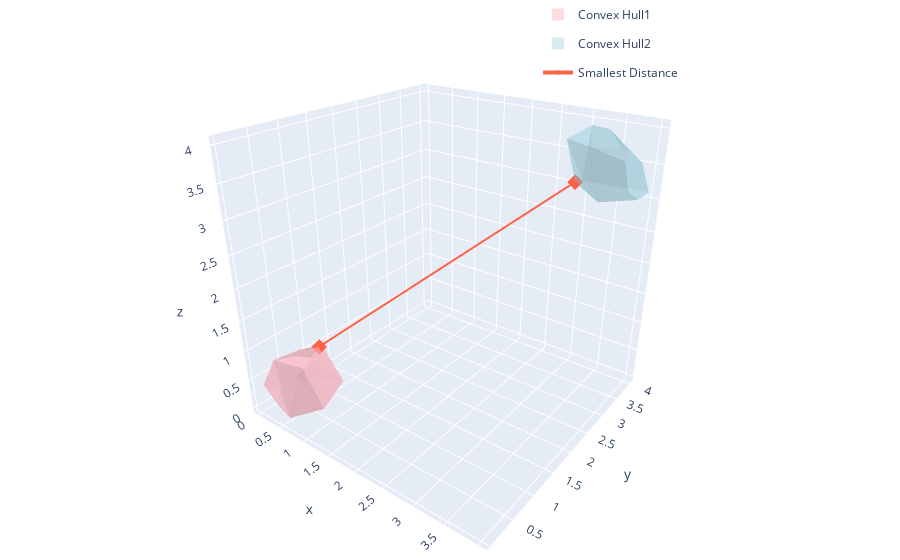

Notebook code for this chart:
### Code cell
simplex1 = hull1.simplices
simplex2 = hull2.simplices
fig = go.Figure()
for i in range(simplex1.shape[0]):
    if i == 0:
        fig.add_trace(go.Mesh3d(x=points1[simplex1[i], 0],
                                y=points1[simplex1[i], 1],
                                z=points1[simplex1[i], 2],
                                color='lightpink',
                                opacity=0.5,
                                legendgroup='Convex Hull1',
                                name='Convex Hull1',
                                showlegend=True))
    else:
        fig.add_trace(go.Mesh3d(x=points1[simplex1[i], 0],
                                y=points1[simplex1[i], 1],
                                z=points1[simplex1[i], 2],
                                color='lightpink',
                                opacity=0.5,
                                legendgroup='Convex Hull1',
                                name='Convex Hull1',
                                showlegend=False))
    
for i in range(simplex2.shape[0]):
    if i == 0:
        fig.add_trace(go.Mesh3d(x=points2[simplex2[i], 0],
                                y=points2[simplex2[i], 1],
                                z=points2[simplex2[i], 2],
                                color='lightblue',
                                opacity=0.5,
                                legendgroup='Convex Hull2',
                                name='Convex Hull2',
                                showlegend=True))
    else:
        fig.add_trace(go.Mesh3d(x=points2[simplex2[i], 0],
                                y=points2[simplex2[i], 1],
                                z=points2[simplex2[i], 2],
                                color='lightblue',
                                opacity=0.5,
                                legendgroup='Convex Hull2',
                                name='Convex Hull2',
                                showlegend=False))

fig.add_trace(go.Scatter3d(x=optimal_dots[:, 0],
                           y=optimal_dots[:, 1],
                           z=optimal_dots[:, 2],
                           marker=dict(size=4,
                                       color='tomato',
                                       symbol='diamond'),
                           line=dict(color='tomato',
                                     width=4),
                           legendgroup="Smallest Distance",
                           name="Smallest Distance"))
fig.update_layout(scene_camera=dict(eye=dict(x=1.2, y=-1.6, z=1.0)), 
                  margin=dict(t=0, r=10, l=10, b=10),
                  legend=dict(x=0.6, y=1))
fig.show()

### Figure 1 — Plotly figure (JSON) as saved in the notebook; plotly's stock layout.template omitted (floating-point values rounded to 4 significant figures)
{"data": [{"color": "lightpink", "legendgroup": "Convex Hull1", "name": "Convex Hull1", "opacity": 0.5, "showlegend": true, "type": "mesh3d", "x": [0.5743, 0.04917, 0.03411], "y": [0.07439, 0.6809, 0.3559], "z": [0.03968, 0.1874, 0.1056]}, {"color": "lightpink", "legendgroup": "Convex Hull1", "name": "Convex Hull1", "opacity": 0.5, "showlegend": false, "type": "mesh3d", "x": [0.5743, 0.04917, 0.9566], "y": [0.07439, 0.6809, 0.3985], "z": [0.03968, 0.1874, 0.1819]}, {"color": "lightpink", "legendgroup": "Convex Hull1", "name": "Convex Hull1", "opacity": 0.5, "showlegend": false, "type": "mesh3d", "x": [0.924, 0.04917, 0.9566], "y": [0.8472, 0.6809, 0.3985], "z": [0.3995, 0.1874, 0.1819]}, {"color": "lightpink", "legendgroup": "Convex Hull1", "name": "Convex Hull1", "opacity": 0.5, "showlegend": false, "type": "mesh3d", "x": [0.05706, 0.5743, 0.4026], "y": [0.073, 0.07439, 0.05664], "z": [0.4026, 0.03968, 0.9875]}, {"color": "lightpink", "legendgroup": "Convex Hull1", "name": "Convex Hull1", "opacity": 0.5, "showlegend": false, "type": "mesh3d", "x": [0.05706, 0.1244, 0.4026], "y": [0.073, 0.4091, 0.05664], "z": [0.4026, 0.7077, 0.9875]}, {"color": "lightpink", "legendgroup": "Convex Hull1", "name": "Convex Hull1", "opacity": 0.5, "showlegend": false, "type": "mesh3d", "x": [0.05706, 0.04917, 0.03411], "y": [0.073, 0.6809, 0.3559], "z": [0.4026, 0.1874, 0.1056]}, {"color": "lightpink", "legendgroup": "Convex Hull1", "name": "Convex Hull1", "opacity": 0.5, "showlegend": false, "type": "mesh3d", "x": [0.05706, 0.1244, 0.04917], "y": [0.073, 0.4091, 0.6809], "z": [0.4026, 0.7077, 0.1874]}, {"color": "lightpink", "legendgroup": "Convex Hull1", "name": "Convex Hull1", "opacity": 0.5, "showlegend": false, "type": "mesh3d", "x": [0.8651, 0.5743, 0.9566], "y": [0.1855, 0.07439, 0.3985], "z": [0.6101, 0.03968, 0.1819]}, {"color": "lightpink", "legendgroup": "Convex Hull1", "name": "Convex Hull1", "opacity": 0.5, "showlegend": false, "type": "mesh3d", "x": [0.573, 0.924, 0.1374], "y": [0.8173, 0.8472, 0.9495], "z": [0.8916, 0.3995, 0.4418]}, {"color": "lightpink", "legendgroup": "Convex Hull1", "name": "Convex Hull1", "opacity": 0.5, "showlegend": false, "type": "mesh3d", "x": [0.573, 0.924, 0.6455], "y": [0.8173, 0.8472, 0.6885], "z": [0.8916, 0.3995, 0.9774]}, {"color": "lightpink", "legendgroup": "Convex Hull1", "name": "Convex Hull1", "opacity": 0.5, "showlegend": false, "type": "mesh3d", "x": [0.523, 0.6455, 0.4026], "y": [0.7003, 0.6885, 0.05664], "z": [0.9291, 0.9774, 0.9875]}, {"color": "lightpink", "legendgroup": "Convex Hull1", "name": "Convex Hull1", "opacity": 0.5, "showlegend": false, "type": "mesh3d", "x": [0.523, 0.573, 0.6455], "y": [0.7003, 0.8173, 0.6885], "z": [0.9291, 0.8916, 0.9774]}, {"color": "lightpink", "legendgroup": "Convex Hull1", "name": "Convex Hull1", "opacity": 0.5, "showlegend": false, "type": "mesh3d", "x": [0.3556, 0.04917, 0.1374], "y": [0.8211, 0.6809, 0.9495], "z": [0.3115, 0.1874, 0.4418]}, {"color": "lightpink", "legendgroup": "Convex Hull1", "name": "Convex Hull1", "opacity": 0.5, "showlegend": false, "type": "mesh3d", "x": [0.3556, 0.924, 0.1374], "y": [0.8211, 0.8472, 0.9495], "z": [0.3115, 0.3995, 0.4418]}, {"color": "lightpink", "legendgroup": "Convex Hull1", "name": "Convex Hull1", "opacity": 0.5, "showlegend": false, "type": "mesh3d", "x": [0.3556, 0.924, 0.04917], "y": [0.8211, 0.8472, 0.6809], "z": [0.3115, 0.3995, 0.1874]}, {"color": "lightpink", "legendgroup": "Convex Hull1", "name": "Convex Hull1", "opacity": 0.5, "showlegend": false, "type": "mesh3d", "x": [0.1372, 0.04917, 0.1374], "y": [0.627, 0.6809, 0.9495], "z": [0.6468, 0.1874, 0.4418]}, {"color": "lightpink", "legendgroup": "Convex Hull1", "name": "Convex Hull1", "opacity": 0.5, "showlegend": false, "type": "mesh3d", "x": [0.1372, 0.1244, 0.04917], "y": [0.627, 0.4091, 0.6809], "z": [0.6468, 0.7077, 0.1874]}, {"color": "lightpink", "legendgroup": "Convex Hull1", "name": "Convex Hull1", "opacity": 0.5, "showlegend": false, "type": "mesh3d", "x": [0.2933, 0.5743, 0.03411], "y": [0.1078, 0.07439, 0.3559], "z": [0.1297, 0.03968, 0.1056]}, {"color": "lightpink", "legendgroup": "Convex Hull1", "name": "Convex Hull1", "opacity": 0.5, "showlegend": false, "type": "mesh3d", "x": [0.2933, 0.05706, 0.03411], "y": [0.1078, 0.073, 0.3559], "z": [0.1297, 0.4026, 0.1056]}, {"color": "lightpink", "legendgroup": "Convex Hull1", "name": "Convex Hull1", "opacity": 0.5, "showlegend": false, "type": "mesh3d", "x": [0.2933, 0.05706, 0.5743], "y": [0.1078, 0.073, 0.07439], "z": [0.1297, 0.4026, 0.03968]}, {"color": "lightpink", "legendgroup": "Convex Hull1", "name": "Convex Hull1", "opacity": 0.5, "showlegend": false, "type": "mesh3d", "x": [0.8837, 0.6455, 0.4026], "y": [0.1604, 0.6885, 0.05664], "z": [0.9867, 0.9774, 0.9875]}, {"color": "lightpink", "legendgroup": "Convex Hull1", "name": "Convex Hull1", "opacity": 0.5, "showlegend": false, "type": "mesh3d", "x": [0.8837, 0.5743, 0.4026], "y": [0.1604, 0.07439, 0.05664], "z": [0.9867, 0.03968, 0.9875]}, {"color": "lightpink", "legendgroup": "Convex Hull1", "name": "Convex Hull1", "opacity": 0.5, "showlegend": false, "type": "mesh3d", "x": [0.8837, 0.8651, 0.5743], "y": [0.1604, 0.1855, 0.07439], "z": [0.9867, 0.6101, 0.03968]}, {"color": "lightpink", "legendgroup": "Convex Hull1", "name": "Convex Hull1", "opacity": 0.5, "showlegend": false, "type": "mesh3d", "x": [0.8837, 0.8651, 0.9566], "y": [0.1604, 0.1855, 0.3985], "z": [0.9867, 0.6101, 0.1819]}, {"color": "lightpink", "legendgroup": "Convex Hull1", "name": "Convex Hull1", "opacity": 0.5, "showlegend": false, "type": "mesh3d", "x": [0.3496, 0.573, 0.1374], "y": [0.8321, 0.8173, 0.9495], "z": [0.7219, 0.8916, 0.4418]}, {"color": "lightpink", "legendgroup": "Convex Hull1", "name": "Convex Hull1", "opacity": 0.5, "showlegend": false, "type": "mesh3d", "x": [0.3496, 0.523, 0.573], "y": [0.8321, 0.7003, 0.8173], "z": [0.7219, 0.9291, 0.8916]}, {"color": "lightpink", "legendgroup": "Convex Hull1", "name": "Convex Hull1", "opacity": 0.5, "showlegend": false, "type": "mesh3d", "x": [0.3089, 0.1372, 0.1244], "y": [0.589, 0.627, 0.4091], "z": [0.8438, 0.6468, 0.7077]}, {"color": "lightpink", "legendgroup": "Convex Hull1", "name": "Convex Hull1", "opacity": 0.5, "showlegend": false, "type": "mesh3d", "x": [0.3089, 0.1244, 0.4026], "y": [0.589, 0.4091, 0.05664], "z": [0.8438, 0.7077, 0.9875]}, {"color": "lightpink", "legendgroup": "Convex Hull1", "name": "Convex Hull1", "opacity": 0.5, "showlegend": false, "type": "mesh3d", "x": [0.3089, 0.523, 0.4026], "y": [0.589, 0.7003, 0.05664], "z": [0.8438, 0.9291, 0.9875]}, {"color": "lightpink", "legendgroup": "Convex Hull1", "name": "Convex Hull1", "opacity": 0.5, "showlegend": false, "type": "mesh3d", "x": [0.3089, 0.3496, 0.523], "y": [0.589, 0.8321, 0.7003], "z": [0.8438, 0.7219, 0.9291]}, {"color": "lightpink", "legendgroup": "Convex Hull1", "name": "Convex Hull1", "opacity": 0.5, "showlegend": false, "type": "mesh3d", "x": [0.3089, 0.1372, 0.1374], "y": [0.589, 0.627, 0.9495], "z": [0.8438, 0.6468, 0.4418]}, {"color": "lightpink", "legendgroup": "Convex Hull1", "name": "Convex Hull1", "opacity": 0.5, "showlegend": false, "type": "mesh3d", "x": [0.3089, 0.3496, 0.1374], "y": [0.589, 0.8321, 0.9495], "z": [0.8438, 0.7219, 0.4418]}, {"color": "lightpink", "legendgroup": "Convex Hull1", "name": "Convex Hull1", "opacity": 0.5, "showlegend": false, "type": "mesh3d", "x": [0.8973, 0.924, 0.6455], "y": [0.4025, 0.8472, 0.6885], "z": [0.9316, 0.3995, 0.9774]}, {"color": "lightpink", "legendgroup": "Convex Hull1", "name": "Convex Hull1", "opacity": 0.5, "showlegend": false, "type": "mesh3d", "x": [0.8973, 0.8837, 0.6455], "y": [0.4025, 0.1604, 0.6885], "z": [0.9316, 0.9867, 0.9774]}, {"color": "lightpink", "legendgroup": "Convex Hull1", "name": "Convex Hull1", "opacity": 0.5, "showlegend": false, "type": "mesh3d", "x": [0.8973, 0.924, 0.9566], "y": [0.4025, 0.8472, 0.3985], "z": [0.9316, 0.3995, 0.1819]}, {"color": "lightpink", "legendgroup": "Convex Hull1", "name": "Convex Hull1", "opacity": 0.5, "showlegend": false, "type": "mesh3d", "x": [0.8973, 0.8837, 0.9566], "y": [0.4025, 0.1604, 0.3985], "z": [0.9316, 0.9867, 0.1819]}, {"color": "lightblue", "legendgroup": "Convex Hull2", "name": "Convex Hull2", "opacity": 0.5, "showlegend": true, "type": "mesh3d", "x": [3.716, 3.997, 3.008], "y": [3.994, 3.997, 3.917], "z": [3.139, 3.108, 3.109]}, {"color": "lightblue", "legendgroup": "Convex Hull2", "name": "Convex Hull2", "opacity": 0.5, "showlegend": false, "type": "mesh3d", "x": [3.132, 3.193, 3.008], "y": [3.089, 3.698, 3.917], "z": [3.924, 3.992, 3.109]}, {"color": "lightblue", "legendgroup": "Convex Hull2", "name": "Convex Hull2", "opacity": 0.5, "showlegend": false, "type": "mesh3d", "x": [3.132, 3.193, 3.523], "y": [3.089, 3.698, 3.009], "z": [3.924, 3.992, 3.896]}, {"color": "lightblue", "legendgroup": "Convex Hull2", "name": "Convex Hull2", "opacity": 0.5, "showlegend": false, "type": "mesh3d", "x": [3.436, 3.716, 3.997], "y": [3.746, 3.994, 3.997], "z": [3.962, 3.139, 3.108]}, {"color": "lightblue", "legendgroup": "Convex Hull2", "name": "Convex Hull2", "opacity": 0.5, "showlegend": false, "type": "mesh3d", "x": [3.436, 3.193, 3.008], "y": [3.746, 3.698, 3.917], "z": [3.962, 3.992, 3.109]}, {"color": "lightblue", "legendgroup": "Convex Hull2", "name": "Convex Hull2", "opacity": 0.5, "showlegend": false, "type": "mesh3d", "x": [3.436, 3.716, 3.008], "y": [3.746, 3.994, 3.917], "z": [3.962, 3.139, 3.109]}, {"color": "lightblue", "legendgroup": "Convex Hull2", "name": "Convex Hull2", "opacity": 0.5, "showlegend": false, "type": "mesh3d", "x": [3.436, 3.193, 3.523], "y": [3.746, 3.698, 3.009], "z": [3.962, 3.992, 3.896]}, {"color": "lightblue", "legendgroup": "Convex Hull2", "name": "Convex Hull2", "opacity": 0.5, "showlegend": false, "type": "mesh3d", "x": [3.436, 3.939, 3.523], "y": [3.746, 3.261, 3.009], "z": [3.962, 3.854, 3.896]}, {"color": "lightblue", "legendgroup": "Convex Hull2", "name": "Convex Hull2", "opacity": 0.5, "showlegend": false, "type": "mesh3d", "x": [3.24, 3.132, 3.523], "y": [3.221, 3.089, 3.009], "z": [3.315, 3.924, 3.896]}, {"color": "lightblue", "legendgroup": "Convex Hull2", "name": "Convex Hull2", "opacity": 0.5, "showlegend": false, "type": "mesh3d", "x": [3.24, 3.521, 3.008], "y": [3.221, 3.404, 3.917], "z": [3.315, 3.032, 3.109]}, {"color": "lightblue", "legendgroup": "Convex Hull2", "name": "Convex Hull2", "opacity": 0.5, "showlegend": false, "type": "mesh3d", "x": [3.24, 3.132, 3.008], "y": [3.221, 3.089, 3.917], "z": [3.315, 3.924, 3.109]}, {"color": "lightblue", "legendgroup": "Convex Hull2", "name": "Convex Hull2", "opacity": 0.5, "showlegend": false, "type": "mesh3d", "x": [3.927, 3.997, 3.008], "y": [3.783, 3.997, 3.917], "z": [3.043, 3.108, 3.109]}, {"color": "lightblue", "legendgroup": "Convex Hull2", "name": "Convex Hull2", "opacity": 0.5, "showlegend": false, "type": "mesh3d", "x": [3.927, 3.521, 3.008], "y": [3.783, 3.404, 3.917], "z": [3.043, 3.032, 3.109]}, {"color": "lightblue", "legendgroup": "Convex Hull2", "name": "Convex Hull2", "opacity": 0.5, "showlegend": false, "type": "mesh3d", "x": [3.82, 3.24, 3.521], "y": [3.236, 3.221, 3.404], "z": [3.294, 3.315, 3.032]}, {"color": "lightblue", "legendgroup": "Convex Hull2", "name": "Convex Hull2", "opacity": 0.5, "showlegend": false, "type": "mesh3d", "x": [3.993, 3.436, 3.997], "y": [3.617, 3.746, 3.997], "z": [3.623, 3.962, 3.108]}, {"color": "lightblue", "legendgroup": "Convex Hull2", "name": "Convex Hull2", "opacity": 0.5, "showlegend": false, "type": "mesh3d", "x": [3.993, 3.436, 3.939], "y": [3.617, 3.746, 3.261], "z": [3.623, 3.962, 3.854]}, {"color": "lightblue", "legendgroup": "Convex Hull2", "name": "Convex Hull2", "opacity": 0.5, "showlegend": false, "type": "mesh3d", "x": [3.953, 3.939, 3.523], "y": [3.122, 3.261, 3.009], "z": [3.752, 3.854, 3.896]}, {"color": "lightblue", "legendgroup": "Convex Hull2", "name": "Convex Hull2", "opacity": 0.5, "showlegend": false, "type": "mesh3d", "x": [3.953, 3.82, 3.523], "y": [3.122, 3.236, 3.009], "z": [3.752, 3.294, 3.896]}, {"color": "lightblue", "legendgroup": "Convex Hull2", "name": "Convex Hull2", "opacity": 0.5, "showlegend": false, "type": "mesh3d", "x": [3.953, 3.993, 3.939], "y": [3.122, 3.617, 3.261], "z": [3.752, 3.623, 3.854]}, {"color": "lightblue", "legendgroup": "Convex Hull2", "name": "Convex Hull2", "opacity": 0.5, "showlegend": false, "type": "mesh3d", "x": [3.953, 3.993, 3.997], "y": [3.122, 3.617, 3.997], "z": [3.752, 3.623, 3.108]}, {"color": "lightblue", "legendgroup": "Convex Hull2", "name": "Convex Hull2", "opacity": 0.5, "showlegend": false, "type": "mesh3d", "x": [3.546, 3.24, 3.523], "y": [3.199, 3.221, 3.009], "z": [3.37, 3.315, 3.896]}, {"color": "lightblue", "legendgroup": "Convex Hull2", "name": "Convex Hull2", "opacity": 0.5, "showlegend": false, "type": "mesh3d", "x": [3.546, 3.82, 3.523], "y": [3.199, 3.236, 3.009], "z": [3.37, 3.294, 3.896]}, {"color": "lightblue", "legendgroup": "Convex Hull2", "name": "Convex Hull2", "opacity": 0.5, "showlegend": false, "type": "mesh3d", "x": [3.546, 3.82, 3.24], "y": [3.199, 3.236, 3.221], "z": [3.37, 3.294, 3.315]}, {"color": "lightblue", "legendgroup": "Convex Hull2", "name": "Convex Hull2", "opacity": 0.5, "showlegend": false, "type": "mesh3d", "x": [3.678, 3.927, 3.521], "y": [3.436, 3.783, 3.404], "z": [3.1, 3.043, 3.032]}, {"color": "lightblue", "legendgroup": "Convex Hull2", "name": "Convex Hull2", "opacity": 0.5, "showlegend": false, "type": "mesh3d", "x": [3.678, 3.82, 3.521], "y": [3.436, 3.236, 3.404], "z": [3.1, 3.294, 3.032]}, {"color": "lightblue", "legendgroup": "Convex Hull2", "name": "Convex Hull2", "opacity": 0.5, "showlegend": false, "type": "mesh3d", "x": [3.678, 3.82, 3.927], "y": [3.436, 3.236, 3.783], "z": [3.1, 3.294, 3.043]}, {"color": "lightblue", "legendgroup": "Convex Hull2", "name": "Convex Hull2", "opacity": 0.5, "showlegend": false, "type": "mesh3d", "x": [3.917, 3.82, 3.927], "y": [3.427, 3.236, 3.783], "z": [3.28, 3.294, 3.043]}, {"color": "lightblue", "legendgroup": "Convex Hull2", "name": "Convex Hull2", "opacity": 0.5, "showlegend": false, "type": "mesh3d", "x": [3.917, 3.953, 3.82], "y": [3.427, 3.122, 3.236], "z": [3.28, 3.752, 3.294]}, {"color": "lightblue", "legendgroup": "Convex Hull2", "name": "Convex Hull2", "opacity": 0.5, "showlegend": false, "type": "mesh3d", "x": [3.917, 3.927, 3.997], "y": [3.427, 3.783, 3.997], "z": [3.28, 3.043, 3.108]}, {"color": "lightblue", "legendgroup": "Convex Hull2", "name": "Convex Hull2", "opacity": 0.5, "showlegend": false, "type": "mesh3d", "x": [3.917, 3.953, 3.997], "y": [3.427, 3.122, 3.997], "z": [3.28, 3.752, 3.108]}, {"legendgroup": "Smallest Distance", "line": {"color": "tomato", "width": 4}, "marker": {"color": "tomato", "size": 4, "symbol": "diamond"}, "name": "Smallest Distance", "type": "scatter3d", "x": [0.6455, 3.24], "y": [0.6885, 3.221], "z": [0.9774, 3.315]}], "layout": {"legend": {"x": 0.6, "y": 1}, "margin": {"b": 10, "l": 10, "r": 10, "t": 0}, "scene": {"camera": {"eye": {"x": 1.2, "y": -1.6, "z": 1}}}}}
